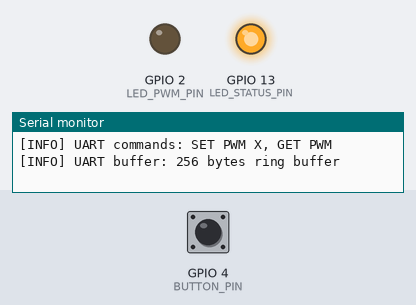
Recording of a program running on a simulated ESP32. On the bench: output pins drawn as LEDs (lit = HIGH), the last lines printed to the serial monitor. The test bench sets the inputs (shaded band); at power-on: GPIO 4 (BUTTON_PIN) HIGH.

Above: at 1.8 s.
1.9 s: GPIO 4 (BUTTON_PIN) pulled LOW for 0.15 s
At 3.8 s:
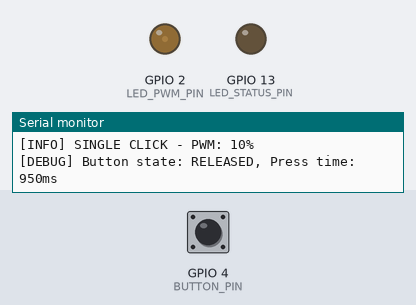
5.0 s: GPIO 4 (BUTTON_PIN) pulled LOW for 3.2 s
At 8.7 s:
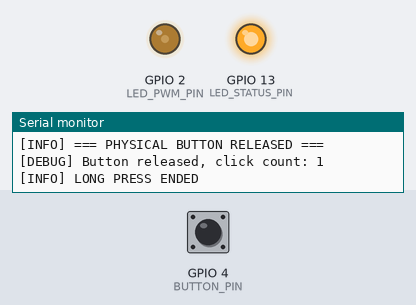
10.5 s: GPIO 4 (BUTTON_PIN) pulled LOW for 3.2 s
At 12.3 s:
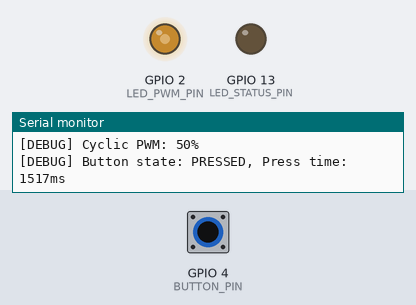
15.8 s: GPIO 4 (BUTTON_PIN) pulled LOW for 1 s
At 18.8 s:
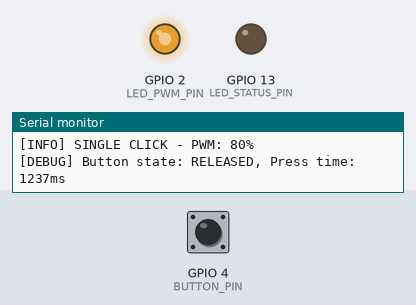
Timing chart, 0 to 26.8 s (numbered marks = the images above; inputs shaded):
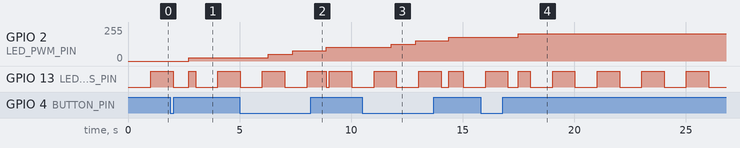

The program:

main.cpp
```cpp
#include <Arduino.h>
#include "button/button.h"
#include "pwm/pwm.h"
#include "uart/uart.h"
#include "led/led.h"
#include "common/config.h"
#include "common/logger.h"

// Глобальные объекты
Button button(BUTTON_PIN);
PWMController pwmController(LED_PWM_PIN);
UARTCommandHandler uartHandler;
LED statusLed(LED_STATUS_PIN);

// Очередь FreeRTOS
QueueHandle_t buttonEventQueue;

// Прототипы задач
void buttonTask(void *parameter);
void pwmTask(void *parameter);
void uartTask(void *parameter);
void statusLedTask(void *parameter);

void setup() {
    // Настройка Serial ПЕРВЫМ делом
    Serial.setRxBufferSize(UART_RX_BUFFER_SIZE);
    Serial.begin(UART_BAUDRATE);
    delay(1000);

    Logger::info("=== SYSTEM STARTING ===");

    // Инициализация модулей
    button.begin();
    pwmController.begin();
    uartHandler.begin();
    statusLed.begin();

    // UART callbacks
    uartHandler.setPWMCallback([](uint8_t dutyCycle) {
        pwmController.setDutyCycle(dutyCycle);
    });

    uartHandler.getPWMCallback([]() {
        return pwmController.getDutyCycle();
    });

    // Создание очереди
    buttonEventQueue = xQueueCreate(10, sizeof(ButtonEvent));

    // Создание задач FreeRTOS
    xTaskCreate(buttonTask, "Button", 4096, NULL, 3, NULL);
    xTaskCreate(pwmTask, "PWM", 4096, NULL, 2, NULL);
    xTaskCreate(uartTask, "UART", 4096, NULL, 2, NULL);
    xTaskCreate(statusLedTask, "StatusLED", 2048, NULL, 1, NULL);

    Logger::info("FreeRTOS tasks started");
    Logger::info("Button commands: single=+, double=0, long=cycle");
    Logger::info("UART commands: SET PWM X, GET PWM");
    Logger::info("UART buffer: " + String(UART_RX_BUFFER_SIZE) + " bytes ring buffer");

    vTaskDelete(NULL);
}

void loop() {
    vTaskDelete(NULL);
}

// Задача 1: Обработка кнопки - ДИАГНОСТИЧЕСКАЯ ВЕРСИЯ
void buttonTask(void *parameter) {
    ButtonEvent event;
    unsigned long lastStateChangeTime = 0;
    bool lastPhysicalState = HIGH;

    while (1) {
        // Прямой мониторинг физического состояния кнопки
        bool currentPhysicalState = digitalRead(BUTTON_PIN);

        if (currentPhysicalState != lastPhysicalState) {
            if (currentPhysicalState == LOW) {
                Logger::info("=== PHYSICAL BUTTON PRESSED ===");
            } else {
                Logger::info("=== PHYSICAL BUTTON RELEASED ===");
            }
            lastPhysicalState = currentPhysicalState;
            lastStateChangeTime = millis();
        }

        // Обновление логики кнопки
        button.update();
        event = button.getEvent();

        if (event != EVENT_NONE) {
            String eventStr;
            switch (event) {
                case EVENT_SINGLE_CLICK: eventStr = "SINGLE_CLICK"; break;
                case EVENT_DOUBLE_CLICK: eventStr = "DOUBLE_CLICK"; break;
                case EVENT_LONG_PRESS: eventStr = "LONG_PRESS"; break;
                default: eventStr = "UNKNOWN"; break;
            }
            Logger::info(">>> BUTTON EVENT: " + eventStr + " <<<");

            if (xQueueSend(buttonEventQueue, &event, 0) == pdTRUE) {
                Logger::info("Event sent to PWM task");
            }
        }

        // Отладочная информация о состоянии
        static unsigned long lastDebugTime = 0;
        if (millis() - lastDebugTime > 3000) {
            Logger::debug("Button state: " + String(button.isPressed() ? "PRESSED" : "RELEASED") +
                         ", Press time: " + String(millis() - lastStateChangeTime) + "ms");
            lastDebugTime = millis();
        }

        vTaskDelay(pdMS_TO_TICKS(20));
    }
}

// Задача 2: Управление ШИМ
void pwmTask(void *parameter) {
    ButtonEvent event;
    bool longPressActive = false;
    unsigned long lastLongPressTime = 0;

    while (1) {
        if (xQueueReceive(buttonEventQueue, &event, pdMS_TO_TICKS(50))) {
            switch (event) {
                case EVENT_SINGLE_CLICK:
                    pwmController.increaseDutyCycle();
                    Logger::info("SINGLE CLICK - PWM: " + String(pwmController.getDutyCycle()) + "%");
                    longPressActive = false;
                    statusLed.toggle();
                    break;

                case EVENT_DOUBLE_CLICK:
                    pwmController.setDutyCycle(0);
                    Logger::info("DOUBLE CLICK - PWM: 0%");
                    longPressActive = false;
                    statusLed.toggle();
                    break;

                case EVENT_LONG_PRESS:
                    longPressActive = true;
                    lastLongPressTime = millis();
                    Logger::info("LONG PRESS STARTED - cyclic PWM change");
                    // Сразу делаем первое изменение
                    pwmController.handleLongPress();
                    lastLongPressTime = millis();
                    break;

                default:
                    break;
            }
        }

        // Обработка активного длительного нажатия
        if (longPressActive && button.isPressed()) {
            if (millis() - lastLongPressTime > PWM_LONG_PRESS_INTERVAL_MS) {
                pwmController.handleLongPress();
                lastLongPressTime = millis();
                Logger::debug("Long press PWM: " + String(pwmController.getDutyCycle()) + "%");
            }
        } else if (longPressActive && !button.isPressed()) {
            // Завершение длительного нажатия
            longPressActive = false;
            pwmController.resetLongPressCycle();
            Logger::info("LONG PRESS ENDED");
        }

        vTaskDelay(pdMS_TO_TICKS(50));
    }
}

// Задача 3: Обработка UART
void uartTask(void *parameter) {
    while (1) {
        uartHandler.processCommands();
        vTaskDelay(pdMS_TO_TICKS(100));
    }
}

// Задача 4: Мигание статусным LED
void statusLedTask(void *parameter) {
    while (1) {
        statusLed.toggle();
        vTaskDelay(pdMS_TO_TICKS(1000));
    }
}
```

button.cpp
```cpp
#include "button.h"

Button::Button(uint8_t pin) : pin_(pin), currentState_(HIGH), lastState_(HIGH),
                             lastPressTime_(0), lastReleaseTime_(0),
                             lastDebounceTime_(0), clickCount_(0),
                             longPressEventSent_(false) {  // Инициализируем новое поле
}

void Button::begin() {
    pinMode(pin_, INPUT_PULLUP);
    Logger::info("Button initialized on pin " + String(pin_));
}

void Button::update() {
    bool reading = digitalRead(pin_);

    // Фильтрация дребезга
    if (reading != lastState_) {
        lastDebounceTime_ = millis();
    }

    if ((millis() - lastDebounceTime_) > DEBOUNCE_DELAY_MS) {
        if (reading != currentState_) {
            currentState_ = reading;

            if (currentState_ == LOW) {
                // Кнопка нажата
                lastPressTime_ = millis();
                longPressEventSent_ = false;  // Сбрасываем флаг при новом нажатии
                Logger::debug("Button pressed");
            } else {
                // Кнопка отпущена
                lastReleaseTime_ = millis();
                clickCount_++;
                Logger::debug("Button released, click count: " + String(clickCount_));

                // Сбрасываем флаг длительного нажатия при отпускании
                longPressEventSent_ = false;
            }
        }
    }

    lastState_ = reading;
}

ButtonEvent Button::getEvent() {
    ButtonEvent event = EVENT_NONE;

    // Проверка длительного нажатия (пока кнопка нажата и еще не отправляли событие)
    if (currentState_ == LOW && !longPressEventSent_) {
        if (millis() - lastPressTime_ > LONG_PRESS_MIN_MS) {
            event = EVENT_LONG_PRESS;
            longPressEventSent_ = true; // Помечаем что отправили событие
            clickCount_ = 0; // Сбрасываем счетчик кликов
            Logger::info(">>> LONG PRESS EVENT <<<");
            return event;
        }
    }

    // Обработка кликов (только когда кнопка отпущена)
    if (currentState_ == HIGH && clickCount_ > 0) {
        if (millis() - lastReleaseTime_ > DOUBLE_CLICK_MAX_MS) {
            if (clickCount_ == 1) {
                event = EVENT_SINGLE_CLICK;
                Logger::info(">>> SINGLE CLICK EVENT <<<");
            } else if (clickCount_ >= 2) {
                event = EVENT_DOUBLE_CLICK;
                Logger::info(">>> DOUBLE CLICK EVENT <<<");
            }
            clickCount_ = 0;
        }
    }

    return event;
}

bool Button::isPressed() {
    return currentState_ == LOW;
}
```

button.h
```cpp
#ifndef BUTTON_H
#define BUTTON_H

#include <Arduino.h>
#include "../common/config.h"
#include "../common/logger.h"

enum ButtonEvent {
    EVENT_NONE,
    EVENT_SINGLE_CLICK,
    EVENT_DOUBLE_CLICK,
    EVENT_LONG_PRESS
};

class Button {
public:
    Button(uint8_t pin);
    void begin();
    void update();
    ButtonEvent getEvent();
    bool isPressed();

private:
    uint8_t pin_;
    bool currentState_;
    bool lastState_;
    unsigned long lastPressTime_;
    unsigned long lastReleaseTime_;
    unsigned long lastDebounceTime_;
    int clickCount_;
    bool longPressEventSent_;
};

#endif
```

logger.h
```cpp
#ifndef LOGGER_H
#define LOGGER_H

#include <Arduino.h>

class Logger {
public:
    static void info(const String& message) {
        Serial.print("[INFO] ");
        Serial.println(message);
    }

    static void error(const String& message) {
        Serial.print("[ERROR] ");
        Serial.println(message);
    }

    static void debug(const String& message) {
        #ifdef DEBUG
        Serial.print("[DEBUG] ");
        Serial.println(message);
        #endif
    }
};

#endif
```

led.cpp
```cpp
#include "led.h"

LED::LED(uint8_t pin) : pin_(pin), state_(false) {
}

void LED::begin() {
    pinMode(pin_, OUTPUT);
    setState(false);
    Logger::info("LED initialized on pin " + String(pin_));
}

void LED::setState(bool state) {
    state_ = state;
    digitalWrite(pin_, state_ ? HIGH : LOW);
}

void LED::toggle() {
    setState(!state_);
}
```

led.h
```cpp
#ifndef LED_H
#define LED_H

#include <Arduino.h>
#include "../common/logger.h"

class LED {
public:
    LED(uint8_t pin);
    void begin();
    void setState(bool state);
    void toggle();

private:
    uint8_t pin_;
    bool state_;
};

#endif
```

pwm.cpp
```cpp
#include "pwm.h"

PWMController::PWMController(uint8_t pin) : pin_(pin), dutyCycle_(0),
                                           increasing_(true), lastLongPressTime_(0) {
}

void PWMController::begin() {
    // Настройка ШИМ для ESP32
    ledcSetup(0, 5000, 8);      // Канал 0, частота 5kHz, разрешение 8 бит
    ledcAttachPin(pin_, 0);     // Привязка пина к каналу 0
    setDutyCycle(0);            // Инициализация с 0%
    Logger::info("PWM initialized on pin " + String(pin_));
}

void PWMController::setDutyCycle(uint8_t dutyCycle) {
    if (dutyCycle > PWM_MAX) {
        dutyCycle = PWM_MAX;
    }

    dutyCycle_ = dutyCycle;
    updatePWM();
    Logger::info("PWM set to " + String(dutyCycle_) + "%");
}

uint8_t PWMController::getDutyCycle() const {
    return dutyCycle_;
}

void PWMController::increaseDutyCycle() {
    if (dutyCycle_ < PWM_MAX) {
        dutyCycle_ += PWM_STEP;
        if (dutyCycle_ > PWM_MAX) {
            dutyCycle_ = PWM_MAX;
        }
        updatePWM();
        Logger::info("PWM increased to " + String(dutyCycle_) + "%");
    }
}

void PWMController::decreaseDutyCycle() {
    if (dutyCycle_ > PWM_MIN) {
        dutyCycle_ -= PWM_STEP;
        if (dutyCycle_ < PWM_MIN) {
            dutyCycle_ = PWM_MIN;
        }
        updatePWM();
        Logger::info("PWM decreased to " + String(dutyCycle_) + "%");
    }
}

void PWMController::handleLongPress() {
    unsigned long currentTime = millis();

    if ((currentTime - lastLongPressTime_) >= PWM_LONG_PRESS_INTERVAL_MS) {
        cycleDutyCycle();
        lastLongPressTime_ = currentTime;
    }
}

void PWMController::cycleDutyCycle() {
    if (increasing_) {
        if (dutyCycle_ < PWM_MAX) {
            dutyCycle_ += PWM_STEP;
        } else {
            increasing_ = false;
            dutyCycle_ -= PWM_STEP;
        }
    } else {
        if (dutyCycle_ > PWM_MIN) {
            dutyCycle_ -= PWM_STEP;
        } else {
            increasing_ = true;
            dutyCycle_ += PWM_STEP;
        }
    }

    updatePWM();
    Logger::debug("Cyclic PWM: " + String(dutyCycle_) + "%");
}

void PWMController::resetLongPressCycle() {
    increasing_ = true;
    lastLongPressTime_ = 0;
}

void PWMController::updatePWM() {
    uint32_t pwmValue = (dutyCycle_ * 255) / 100;
    ledcWrite(0, pwmValue);
}
```

pwm.h
```cpp
#ifndef PWM_H
#define PWM_H

#include <Arduino.h>
#include "../common/config.h"
#include "../common/logger.h"

class PWMController {
public:
    PWMController(uint8_t pin);
    void begin();
    void setDutyCycle(uint8_t dutyCycle);
    uint8_t getDutyCycle() const;
    void increaseDutyCycle();
    void decreaseDutyCycle();
    void handleLongPress();
    void resetLongPressCycle();
    void cycleDutyCycle();

private:
    uint8_t pin_;
    uint8_t dutyCycle_;
    bool increasing_;
    unsigned long lastLongPressTime_;

    void updatePWM();
};

#endif
```

uart.h
```cpp
#ifndef UART_H
#define UART_H

#include <Arduino.h>
#include "../common/config.h"
#include "../common/logger.h"

class UARTCommandHandler {
public:
    UARTCommandHandler();
    void begin();
    void processCommands();
    void setPWMCallback(void (*callback)(uint8_t));
    void getPWMCallback(uint8_t (*callback)());

private:
    // Кольцевой буфер для приема данных
    class RingBuffer {
    private:
        char data_[UART_RX_BUFFER_SIZE];
        uint16_t head_;
        uint16_t tail_;
        uint16_t count_;

    public:
        RingBuffer();
        bool put(char c);
        bool get(char* c);
        void clear();
        bool isFull() const;
        bool isEmpty() const;
        uint16_t available() const;
    };

    RingBuffer rxRingBuffer_;           // Кольцевой буфер 256 байт
    char cmdBuffer_[UART_CMD_BUFFER_SIZE]; // Буфер для сборки команд
    uint16_t cmdIndex_;
    void (*setPWMCallback_)(uint8_t);
    uint8_t (*getPWMCallback_)();

    void processCommand(const String& command);
    void sendResponse(const String& response);
    void handleSetPWM(const String& parameters);
    void handleGetPWM();
    bool validateNumber(const String& str, int& value);
    void handleBufferOverflow();
    void handleCommandOverflow();
};

#endif
```

config.h
```cpp
#ifndef CONFIG_H
#define CONFIG_H

// Конфигурация пинов ESP32
#define BUTTON_PIN 4
#define LED_PWM_PIN 2
#define LED_STATUS_PIN 13

// Конфигурация UART
#define UART_BAUDRATE 115200
#define UART_RX_BUFFER_SIZE 256  // Размер кольцевого буфера
#define UART_CMD_BUFFER_SIZE 128 // Размер буфера для команд

// Конфигурация кнопки (увеличим времена для надежности)
#define DEBOUNCE_DELAY_MS 50
#define DOUBLE_CLICK_MAX_MS 600    // 600ms для двойного клика
#define LONG_PRESS_MIN_MS 1200     // 1.2 секунды для длительного нажатия

// Конфигурация ШИМ
#define PWM_MIN 0
#define PWM_MAX 100
#define PWM_STEP 10
#define PWM_LONG_PRESS_INTERVAL_MS 1000

#endif
```

Source omitted: uart.cpp (7106 bytes)

Measured:
- after the input at 1.9 s, GPIO 2 (LED_PWM_PIN): 0/255 → 25/255 after 0.83 s
- after the input at 5.0 s, GPIO 2 (LED_PWM_PIN): 25/255 → 51/255 after 1.3 s, → 76/255 1.1 s later, → 102/255 1.5 s later
- after the input at 10.5 s, GPIO 2 (LED_PWM_PIN): 102/255 → 127/255 after 1.3 s, → 152/255 1.1 s later, → 177/255 1.5 s later
- after the input at 15.8 s, GPIO 2 (LED_PWM_PIN): 177/255 → 203/255 after 1.7 s
